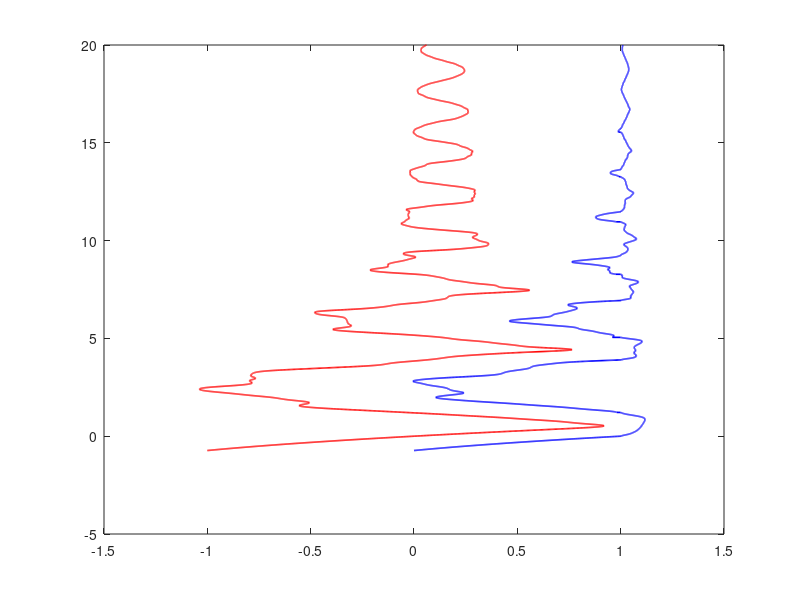

Here is the MATLAB script that generated this plot: (Note: this script raises an error after producing the figure.)
% Finite-Difference Simulation with Right-End Contact (MATLAB)
clear; clc;

%% Parameters (match Python)
L = 1;            % domain length
T = 20;           % total time
M = 10;           % number of spatial subintervals (M+1 nodes)
N = 10000;        % number of time steps (will be adjusted only if needed)
c = 2;            % wave speed
f = 1;            % constant forcing

% Contact/obstacle parameters
beta = 1;
obstaclePosition = 1;
kappa = 10;

% Initial velocity and t0 (same formula as Python)
initialVelocity = 1;
t0 = (1/f)*(initialVelocity - sqrt(initialVelocity^2 + 2*f*obstaclePosition));

% Tolerance
Tol = 1e-5;

%% Discretization
dx = L / M;
dt = (T - t0) / N;

% Enforce CFL for convergence (explicit 1D wave scheme: r <= 1)
r = c*dt/dx;
if r > 1
    dt = 0.95*dx/c;                 % shrink dt safely
    N  = ceil((T - t0)/dt);         % adjust number of steps
    dt = (T - t0)/N;                % recompute dt to end exactly at T
    r  = c*dt/dx;                   % update CFL
end
r2 = r^2;

% Contact coefficient (same as Python)
phi = 1 / (1 + kappa*dx + beta*(dx/dt));

%% Allocate and set initial conditions
u = zeros(N+1, M+1);                % (time, space)
u(1,:) = 0;                         % u^0
u(2,:) = initialVelocity * dt;      % u^1 from initial velocity

%% Time stepping
for j = 2:N
    % Interior nodes: central in time & space (vectorized)
    u(j+1,2:M) = 2*(1 - r2)*u(j,2:M) + r2*(u(j,3:M+1) + u(j,1:M-1)) ...
                 - u(j-1,2:M) + f*dt^2;

    % Left boundary (zero-slope Neumann: mirror)
    u(j+1,1) = u(j+1,2);

    % Right boundary with unilateral contact
    if abs(u(j,M+1) - obstaclePosition) < Tol || u(j,M+1) > obstaclePosition
        u(j+1,M+1) = phi * ( u(j+1,M) + kappa*obstaclePosition*dx + beta*(dx/dt)*u(j,M+1) );
    else
        u(j+1,M+1) = u(j+1,M);
    end
end

%% Time vector and auxiliary quantities
time_vec = linspace(t0, T, N+1).';  % column vector for plotting
ult = u(:,1) - L;                   % left end minus L (to match Python)

%% Plot 1: End-point displacements vs time (like the Python orientation)
figure;
plot(u(:,end), time_vec, 'b', 'DisplayName','Right end','LineWidth',1.2); hold on;
plot(ult,       time_vec, 'r', 'DisplayName','Left end','LineWidth',1.2);
xline(obstaclePosition, '--k', 'Obstacle Position','LineWidth',1.2);
xlabel('Position'); ylabel('Time');
title('End-Point Displacements vs Time (Finite-Difference Simulation)');
legend('Location','best'); grid on;

%% Plot 2: Length of the rod over time
rod_len = u(:,end) - u(:,1) + L;    % right − left + initial length
figure;
plot(time_vec, rod_len, 'LineWidth', 1.6);
xlabel('Time'); ylabel('Length');
title('Length of the rod over time');
grid on;

% Optional: show CFL used
fprintf('CFL number r = c*dt/dx = %.4f (<= 1 for stability)\n', r);
